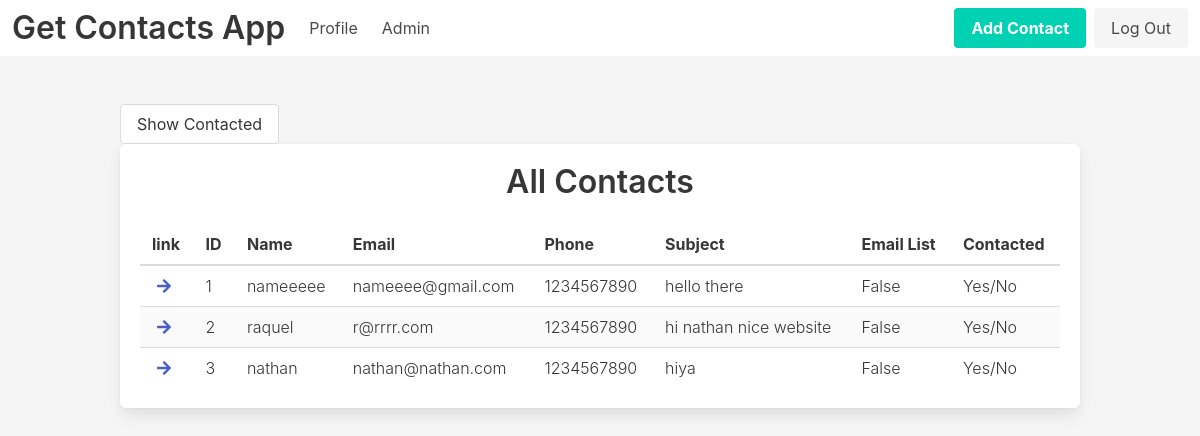
Page /admin/contacts (signed in) on the earlier database version.
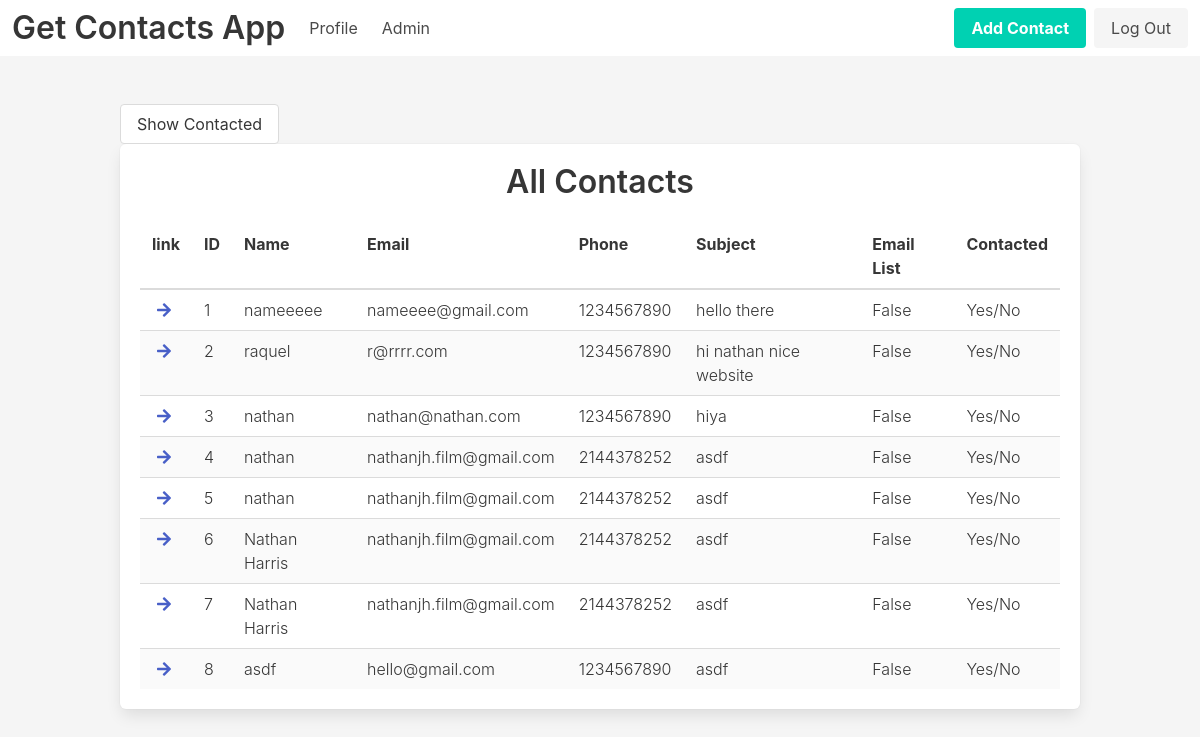
Same page on the later database version.
### get_contacts_app/models.py (models this page shows)
class Contact(db.Model):
    id = db.Column(db.Integer, primary_key=True)
    name = db.Column(db.String(100), nullable=False)
    date_posted = db.Column(
        db.DateTime, nullable=False,
        default=datetime.utcnow)
    email = db.Column(db.String(120), nullable=False)
    phone = db.Column(db.String(20))
    subject = db.Column(db.String(75), nullable=False)
    body = db.Column(db.String(280), nullable=False)
    join = db.Column(db.Boolean)
    contacted = db.Column(db.Boolean)
    posts = db.relationship('Post',backref='contact_thread',lazy=True)

### get_contacts_app/routes.py (the view)
@app.route("/admin")
@app.route("/admin/contacts")
@login_required
def admin_home():
    contacts = Contact.query.all()
    return render_template('admin-home.html', contacts=contacts)

### get_contacts_app/models.py (called while the page is built)
@login_manager.user_loader
def load_user(user_id):
    return User.query.get(int(user_id))

### get_contacts_app/templates/admin-home.html
{% extends 'base.html' %}
{% block main %}
<section id="contacts-section" class="section">
    <div class="container">
        <button class="button">Show Contacted</button>
        <div class="box">
            <h2 class="title has-text-centered">All Contacts</h2>
            <div class="table-container">
                <table class="table is-striped is-hoverable is-fullwidth">
                    <thead>
                        <tr>
                            <th>link</th>
                            <th>ID</th>
                            <th>Name</th>
                            <th>Email</th>
                            <th>Phone</th>
                            <th>Subject</th>
                            <th>Email List</th>
                            <th>Contacted</th>
                        </tr>
                    </thead>
                    <tbody>
                        {% for contact in contacts %}
                        <tr>
                            <th><a href="{{ url_for('one_contact', contact_id=contact.id) }}"><span class="icon"><i
                                            class="fas fa-arrow-right"></i></span></a></th>
                            <th class="has-text-weight-light">{{ contact.id }}</th>
                            <th class="has-text-weight-light">{{ contact.name }}</th>
                            <th class="has-text-weight-light">{{ contact.email }}</th>
                            <th class="has-text-weight-light">{{ contact.phone }}</th>
                            <th class="has-text-weight-light">{{ contact.subject }}</th>
                            <th class="has-text-weight-light">{{ contact.join }}</th>
                            <th class="has-text-weight-light">Yes/No</th>
                        </tr>
                        {% endfor %}
                    </tbody>
                </table>
            </div>
        </div>
    </div>
</section>
{% endblock %}

### get_contacts_app/templates/base.html (shortened to what this page needs)
<!DOCTYPE html>
<html lang="en">
<head>
    <link rel="stylesheet" href="https://cdnjs.cloudflare.com/ajax/libs/bulma/0.9.1/css/bulma.min.css"
 />
    <link rel="stylesheet" href="https://cdnjs.cloudflare.com/ajax/libs/font-awesome/5.15.1/css/all.min.css"
 />
    <link rel="stylesheet" href="{{ url_for('static', filename='main.css')}}">
</head>
<body>
    <header>
        <nav class="navbar" role="navigation" aria-label="main navigation">
            <div class="navbar-brand">
                <a class="navbar-item" href="{{url_for('home')}}">
                    <h2 class="title is-3">Get Contacts App</h2>
                </a>
            </div>
            <div id="navbarBasicExample" class="navbar-menu">
                <div class="navbar-start">
                    <a href="{{url_for('account')}}" class="navbar-item">Profile</a>
                    <a href="{{url_for('admin_home')}}" class="navbar-item">Admin</a>
                </div>
                <div class="navbar-end">
                    <div class="navbar-item">
                        <div class="buttons">
                            {% if current_user.is_authenticated %}
                            <a href="{{url_for('add_contact')}}" class="button is-primary"><strong>Add
                                    Contact</strong></a>
                            <a href="{{url_for('logout')}}" class="button is-light">Log Out</a>
                            {% else %}
                            <a href="{{url_for('register')}}" class="button is-primary"><strong>Register</strong></a>
                            <a href="{{url_for('login')}}" class="button is-light">Log In</a>
                            {% endif %}
                        </div>
                    </div>
                </div>
            </div>
        </nav>
    </header>
    <main>{% block main %}{% endblock %}</main>
</body>
</html>

### get_contacts_app/static/main.css (style rules this page uses)
body { background-color: #f5f5f5; height: 100vh; }

Differences in the rows shown:
added Contact: id "4", name "nathan", email "nathanjh.film@gmail.com", phone "2144378252", subject "asdf", join "False"
added Contact: id "5", name "nathan", email "nathanjh.film@gmail.com", phone "2144378252", subject "asdf", join "False"
added Contact: id "6", name "Nathan Harris", email "nathanjh.film@gmail.com", phone "2144378252", subject "asdf", join "False"
added Contact: id "7", name "Nathan Harris", email "nathanjh.film@gmail.com", phone "2144378252", subject "asdf", join "False"
added Contact: id "8", name "asdf", email "hello@gmail.com", phone "1234567890", subject "asdf", join "False"
